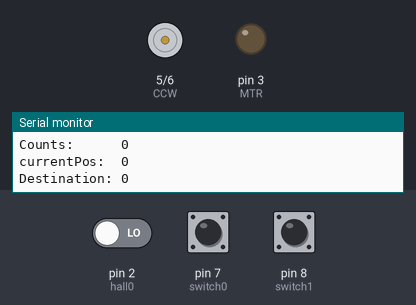
The sketch below on a simulated Arduino Uno, built with avr-gcc and run on an emulated ATmega328P. On the bench: motor-driver pin pairs drawn as motors (green arrow = first pin HIGH = forward, orange = second pin HIGH = backward, longer = more drive), output pins drawn as LEDs (lit = HIGH), the last lines printed to the serial monitor. Inputs (shaded band) come from the test bench; at power-on: pin 7 (switch0) HIGH, pin 8 (switch1) HIGH, pin 2 (hall0) LOW.

Above: at 1.2 s.
1.3 s: pin 7 (switch0) pulled LOW for 0.15 s
At 2.5 s:
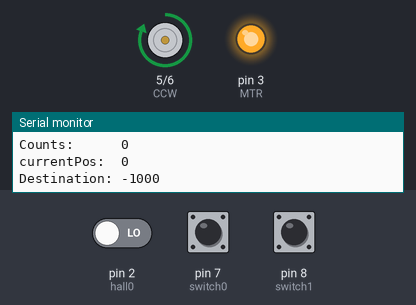
2.9 s: pin 8 (switch1) pulled LOW for 0.15 s
At 3.4 s:
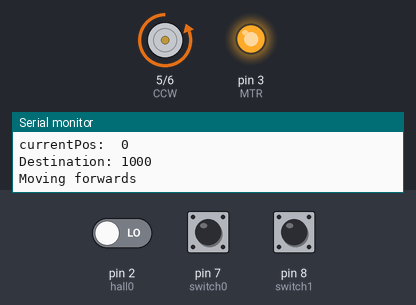
4.5 s: pin 7 (switch0) pulled LOW for 1 s
At 5.1 s:
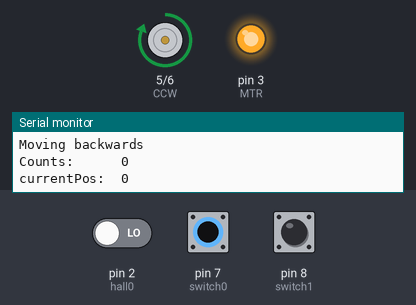
10.0 s: pin 8 (switch1) pulled LOW for 1 s
At 10.6 s:
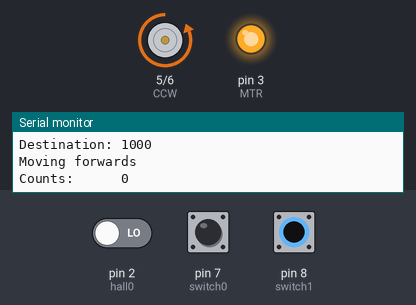
Timing chart, 0 to 13.0 s (numbered marks = the images above; inputs shaded):
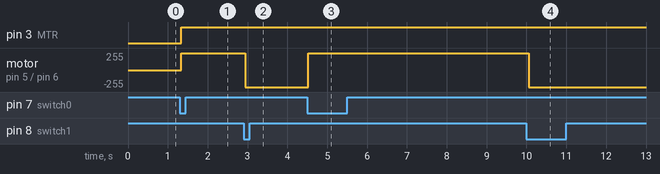

Measured:
- after the input at 1.3 s, pin 3 (MTR): LOW → HIGH at once; motor on pin 5 (CCW) / pin 6 (CW): stopped → forward 255/255 at once
- after the input at 2.9 s, motor on pin 5 (CCW) / pin 6 (CW): forward 255/255 → backward 255/255 at once
- after the input at 4.5 s, motor on pin 5 (CCW) / pin 6 (CW): backward 255/255 → forward 255/255 at once
- after the input at 10.0 s, motor on pin 5 (CCW) / pin 6 (CW): forward 255/255 → backward 255/255 after 0.06 s

The sketch:

Final_1.ino
```cpp
#define CW 6
#define CCW 5
//#define enable0 13   //pins for first MegaMoto
#define MTR 3

#define switch0 7   //Up button
#define switch1 8   //Down button

#define hall0 2 //interrupt pins for hall effect sensors

/*#define CW 12
#define CCW 13*/

int enable = 0; //enable pin for megaMoto

int count[] = {0};//Actuator

int sw[] = {1, 1}; //switch up, switch down
int prev[] = {0, 0};//previous switch state

int currentPos = 0;//current position
int threshold = 1;
int destination = 0;

bool forwards = false;
bool backwards = false;// motor states

void setup() {
  //pinMode(PWMA0, OUTPUT);
  //pinMode(PWMB0, OUTPUT);//set PWM outputs

  pinMode(CW, OUTPUT);
  pinMode(CCW, OUTPUT);
  pinMode(MTR, OUTPUT);

 // pinMode(enable0, OUTPUT);
  //digitalWrite(enable0, LOW);//set enable and turn board OFF

  pinMode(switch0, INPUT);
  pinMode(switch1, INPUT);
  digitalWrite(switch0, HIGH);
  digitalWrite(switch1, HIGH);//set up/down switch, enable enternal relays

  pinMode(hall0, INPUT);
  digitalWrite(hall0, LOW);//set hall, set low to start for rising edge

  attachInterrupt(0, speed0, RISING); //enable the hall effect interupts

  Serial.begin(9600);
}//end setup

void loop() {
  ReadInputs();//check input button, calculate speeds

  if (sw[0] == 0 && sw[1] == 1 && backwards == false) destination = currentPos - 1000;
  else if (sw[0] == 1 && sw[1] == 0 && forwards == false) destination = currentPos + 1000;

  if ((destination >= (currentPos - threshold)) && (destination <= (currentPos + threshold))) stopMoving();
  else if (destination > currentPos) goForwards();
  else if (destination < currentPos) goBackwards();

  Serial.print("Counts:      "); Serial.println(count[0]);
  Serial.print("currentPos:  "); Serial.println(currentPos);
  Serial.print("Destination: "); Serial.println(destination);
  Serial.print("\n");
  delay(50);

  for (int i = 0; i <= 1; i++) prev[i] = sw[i]; //store switch values as previous values
}//end loop


void speed0() {
  //Serial.println("Update 1");
  if (forwards == true) count[0]++; //if moving forwards, add counts
  else if (backwards == true) count[0]--; //if moving back, subtract counts
}//end speed0

void ReadInputs() {

  sw[0] = digitalRead(switch0), sw[1] = digitalRead(switch1);//check switches
  currentPos = count[0];
}//end read inputs

void goForwards()
{
  forwards = true;
  backwards = false;
  Serial.println("Moving forwards");
  //digitalWrite(enable0, HIGH);//enable board
  analogWrite(CW, 255);
  analogWrite(CCW, 0);
  digitalWrite(MTR, HIGH);
  //Serial.print(" Speeds "), Serial.print(spd[0]), Serial.print(", "), Serial.print(spd[1]);
  //Serial.print(" Counts "), Serial.println(count[0]);
 // analogWrite(PWMA0, 255);
 // analogWrite(PWMB0, 0);//apply speeds
}//end goForwards

void goBackwards()
{
  forwards = false;
  backwards = true;
  Serial.println("Moving backwards");
 // digitalWrite(enable0, HIGH);//enable board
  analogWrite(CW,0);
  analogWrite(CCW, 255);
  digitalWrite(MTR,HIGH);
  //Serial.print(" Speeds "), Serial.print(spd[0]), Serial.print(", "), Serial.print(spd[1]);
  //Serial.print(" Counts "), Serial.println(count[0]);
 // analogWrite(PWMA0, 0);
  //analogWrite(PWMB0, 255);//apply speeds
}//end goBackwards

void stopMoving()
{
  forwards = false;
  backwards = false;
  Serial.println("Stopped");
  analogWrite(CW, 0);
  analogWrite(CCW, 0);
 // analogWrite(PWMA0, 0);
 // analogWrite(PWMB0, 0);//set speeds to 0
  delay(10);

  //digitalWrite(enable0, LOW);//disable board
}//end stopMoving
```
